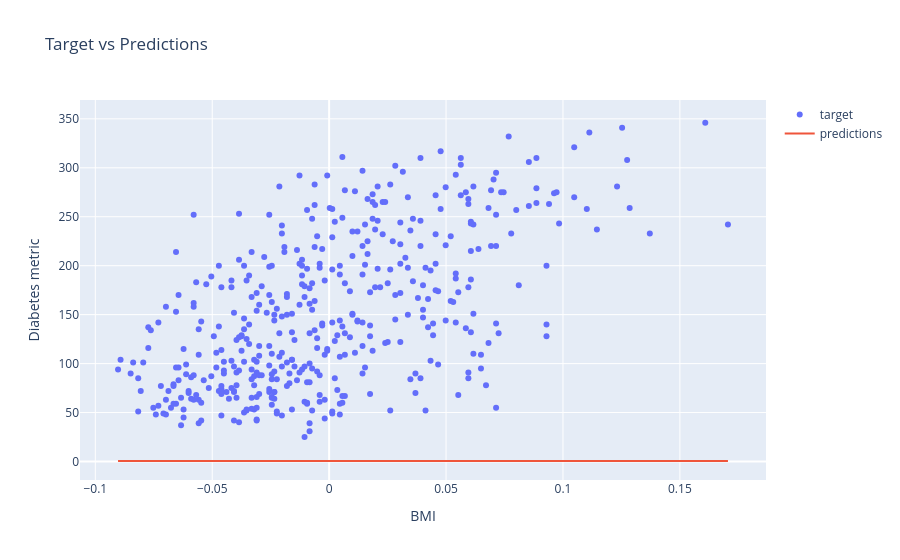

Write notebook code for a chart like this one.
### Markdown cell above
* Visualize your regression in relation to your points

### Code cell
import plotly.graph_objects as go
fig = go.Figure()
fig.add_trace(go.Scatter(x=diabetes_X, y=y,
                    mode='markers',
                    name='target'))
fig.add_trace(go.Scatter(x=diabetes_X, y=model(diabetes_X),
                    mode='lines',
                    name='predictions'))
fig.update_layout(
    title="Target vs Predictions",
    xaxis_title="BMI",
    yaxis_title="Diabetes metric"
    )
fig.show()

### Figure 1 — Plotly figure (JSON) as saved in the notebook; plotly's stock layout.template omitted (floating-point values rounded to 4 significant figures; data arrays with more than 128 entries replaced by an {"elided": "..."} marker saying what was removed)
{"data": [{"mode": "markers", "name": "target", "type": "scatter", "x": {"elided": "442 float values"}, "y": {"elided": "442 float values"}}, {"mode": "lines", "name": "predictions", "type": "scatter", "x": {"elided": "442 float values"}, "y": {"elided": "442 float values"}}], "layout": {"title": {"text": "Target vs Predictions"}, "xaxis": {"title": {"text": "BMI"}}, "yaxis": {"title": {"text": "Diabetes metric"}}}}
